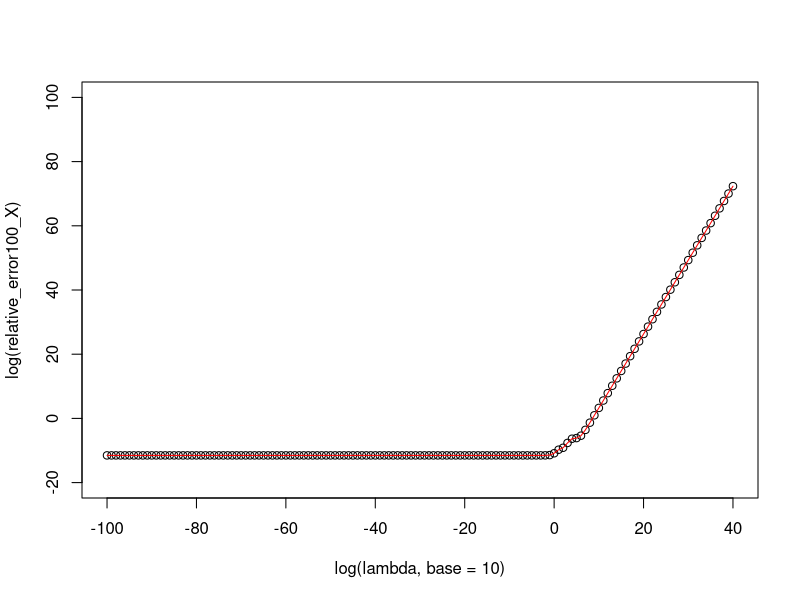
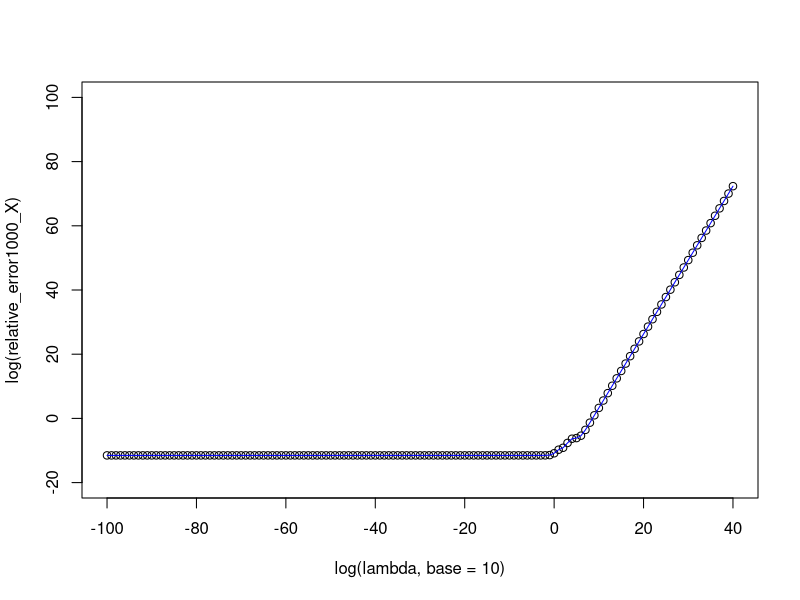
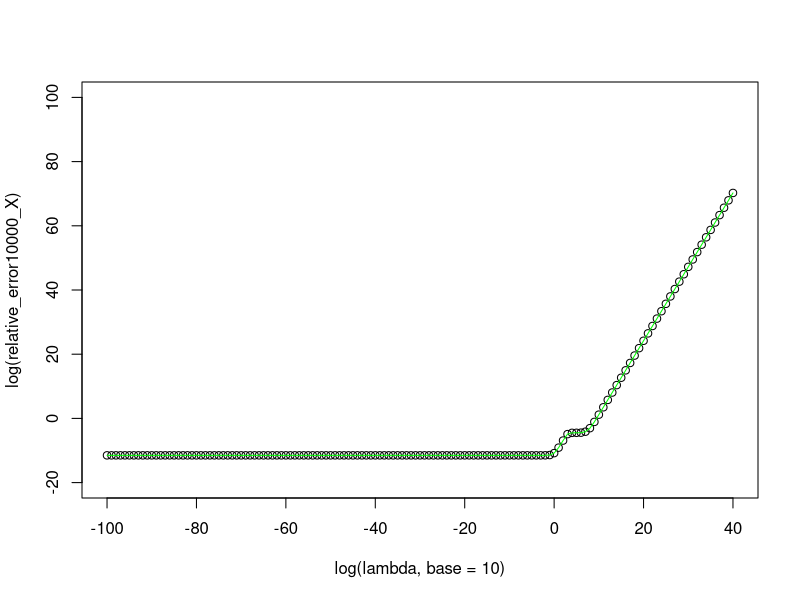
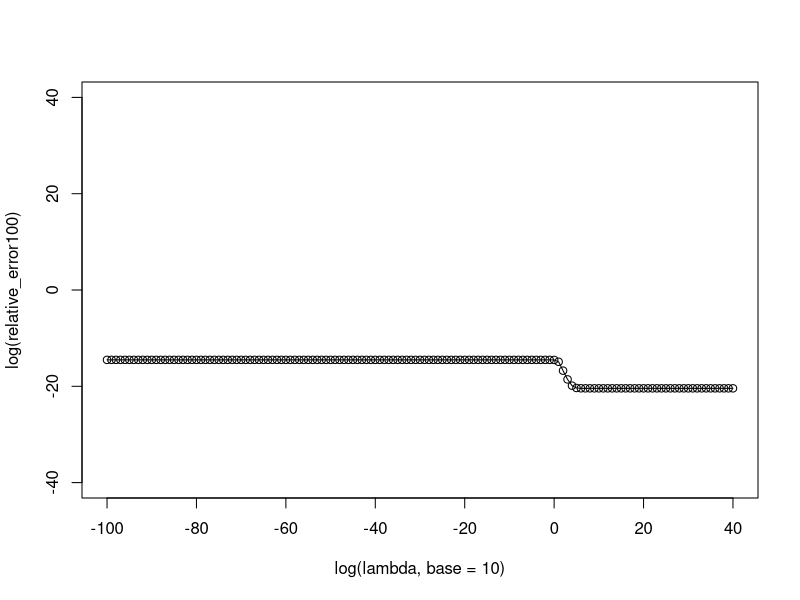
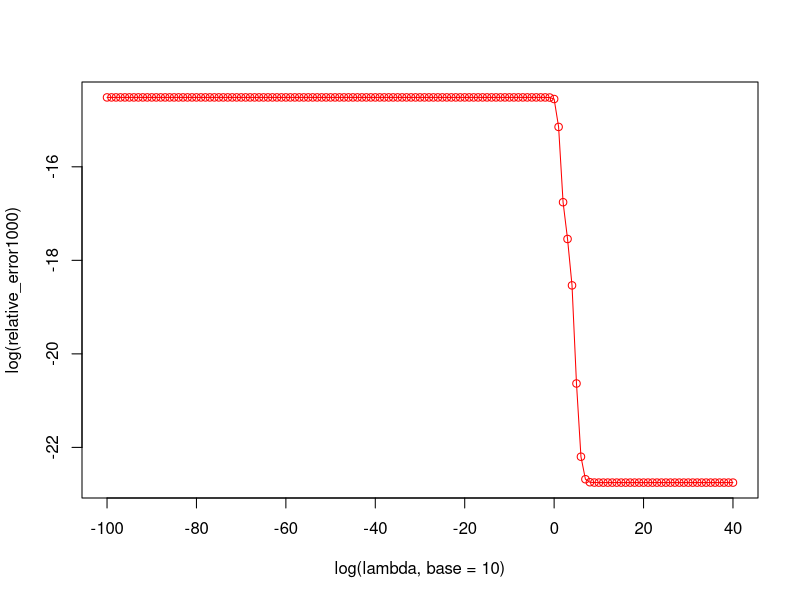
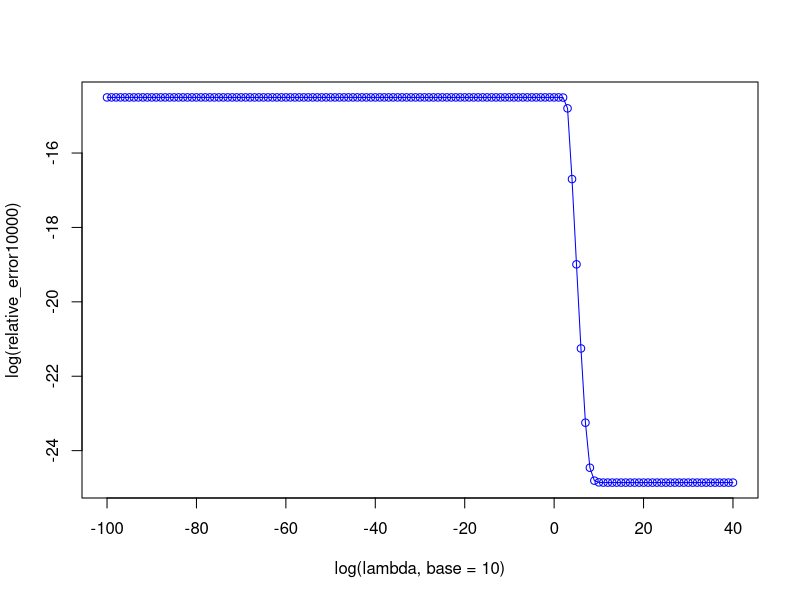

These charts were generated, in order, by the following R code:
## ---- chunk 1
ridge_regression <- function(y, X, lambda) {
  # check conformable
  if(length(y)!=nrow(X)) stop("not conformable");
  # check tuning parameter
  if(length(which(lambda<0))>0) stop("negative tuning parameter exists")
  
  p=ncol(X)
  length_lambda=length(lambda)
  result_beta=matrix(NA,nrow=p,ncol=length_lambda)
  for(i in 1:length_lambda)
   result_beta[,i]=solve(t(X)%*%X+lambda[i]*diag(1,p))%*%t(X)%*%y
  
  return(result_beta) # each col is the beta_est for a lambda
  }
## ---- chunk 2
n=5;diag_element=runif(n-2,min=1,max=100)
A100=diag(c(1,diag_element,100),n)
A100

n=5;diag_element=runif(n-2,min=1,max=1000)
A1000=diag(c(1,diag_element,1000),n)
A1000

n=5;diag_element=runif(n-2,min=1,max=10000)
A10000=diag(c(1,diag_element,10000),n)
A10000
## ---- chunk 3
y=matrix(runif(n,min=-100,max=100),nrow=n,ncol=1)
beta100=ridge_regression(y,A100,0)
beta1000=ridge_regression(y,A1000,0)
beta10000=ridge_regression(y,A10000,0)


y
beta100
beta1000
beta10000
## ---- chunk 4
delta_X=matrix(rep(0,25),nrow=5,ncol=5)
delta_X[1,1]=10^(-5)

#condition number is 100
new_A100=delta_X+A100
new_beta100=ridge_regression(y,new_A100,0)
beta100=ridge_regression(y,A100,0)

error_beta100_X=sqrt(sum((new_beta100-beta100)^2))
relative_error_beta100_X=error_beta100_X/sqrt(sum((beta100)^2))

#condition number is 1000
new_A1000=delta_X+A1000
new_beta1000=ridge_regression(y,new_A1000,0)
beta1000=ridge_regression(y,A1000,0)

error_beta1000_X=sqrt(sum((new_beta1000-beta1000)^2))
relative_error_beta1000_X=error_beta1000_X/sqrt(sum((beta1000)^2))

#condition number is 10000
new_A10000=delta_X+A10000
new_beta10000=ridge_regression(y,new_A10000,0)
beta10000=ridge_regression(y,A10000,0)

error_beta10000_X=sqrt(sum((new_beta10000-beta10000)^2))
relative_error_beta10000_X=error_beta10000_X/sqrt(sum((beta10000)^2))

#compare
relative_error=c(relative_error_beta100_X,relative_error_beta1000_X,relative_error_beta10000_X)
error_betaX=c(error_beta100_X,error_beta1000_X,error_beta10000_X)
which(relative_error==max(relative_error))

## ---- chunk 5
delta_y=c(10^(-5),rep(0,4))
new_y=delta_y+y

#condition number is 100
new_beta100_y=ridge_regression(new_y,A100,0)
beta100=ridge_regression(y,A100,0)

error_beta100_y=sqrt(sum((new_beta100_y-beta100)^2))
relative_error_beta100_y=error_beta100_y/sqrt(sum((beta100)^2))

#condition number is 1000
new_beta1000_y=ridge_regression(new_y,A1000,0)
beta1000=ridge_regression(y,A1000,0)

error_beta1000_y=sqrt(sum((new_beta1000_y-beta1000)^2))
relative_error_beta1000_y=error_beta1000_y/sqrt(sum((beta1000)^2))

#condition number is 10000
new_beta10000_y=ridge_regression(new_y,A10000,0)
beta10000=ridge_regression(y,A10000,0)

error_beta10000_y=sqrt(sum((new_beta10000_y-beta10000)^2))
relative_error_beta10000_y=error_beta10000_y/sqrt(sum((beta10000)^2))

#compare
error_beta_y=c(error_beta100_y,error_beta1000_y,error_beta10000_y)
relative_error_y=c(relative_error_beta100_y,relative_error_beta1000_y,relative_error_beta10000_y)
which(relative_error_y==max(relative_error_y))
## ---- chunk 6
small=max(norm(delta_X, type = "2")/norm(A100,type="2"),sqrt(sum(delta_y^2))/sqrt(sum(y^2)))
u=small*10000
bound=2*u/(1-u)
## ---- chunk 7
delta_X=matrix(rep(0,25),nrow=5,ncol=5)
delta_X[1,1]=10^(-5)

lambda=10^(seq(from=-100,to=40,by=1))
lambda_length=length(lambda)

# condition number is 100
error100_X=numeric(lambda_length)
relative_error100_X=numeric(lambda_length)

new_A100=delta_X+A100
for(i in 1:lambda_length){
  new_beta100=ridge_regression(y,new_A100,lambda[i])
  original_beta100=ridge_regression(y,new_A1000,lambda[i])
  error100_X[i]=sqrt(sum((new_beta100-original_beta100)^2))
  relative_error100_X[i]=error_beta100_X/sqrt(sum((original_beta100)^2))
}

# condition number is 1000
new_A1000=delta_X+A1000
error1000_X=numeric(lambda_length)
relative_error1000_X=numeric(lambda_length)

for(i in 1:lambda_length){
  new_beta1000=ridge_regression(y,new_A1000,lambda[i])
  solve(t(new_A1000)%*%new_A1000+lambda[i]*diag(1,nrow=5,ncol=5))%*%t(new_A1000)%*%y
  original_beta1000=solve(t(A1000)%*%A1000+lambda[i]*diag(1,nrow=5,ncol=5))%*%t(A1000)%*%y
  error1000_X[i]=sqrt(sum((new_beta1000-original_beta1000)^2))
  relative_error1000_X[i]=error_beta1000_X/sqrt(sum((original_beta1000)^2))
}


# condition number is 10000
new_A10000=delta_X+A10000
error10000_X=numeric(lambda_length)
relative_error10000_X=numeric(lambda_length)

for(i in 1:lambda_length){
  new_beta10000=solve(t(new_A10000)%*%new_A10000+lambda[i]*diag(1,nrow=5,ncol=5))%*%t(new_A10000)%*%y
  original_beta10000=solve(t(A10000)%*%A10000+lambda[i]*diag(1,nrow=5,ncol=5))%*%t(A10000)%*%y
  error10000_X[i]=sqrt(sum((new_beta10000-original_beta10000)^2))
  relative_error10000_X[i]=error_beta10000_X/sqrt(sum((original_beta10000)^2))
}



#plot
plot(x=log(lambda,base=10),y=log(relative_error100_X),ylim=c(-20,100))
lines(x=log(lambda,base=10),y=log(relative_error100_X),col="red")

plot(x=log(lambda,base=10),y=log(relative_error1000_X),ylim=c(-20,100))
lines(x=log(lambda,base=10),y=log(relative_error1000_X),col="blue")

plot(x=log(lambda,base=10),y=log(relative_error10000_X),ylim=c(-20,100))
lines(x=log(lambda,base=10),y=log(relative_error10000_X),col="green")

## ---- chunk 8
delta_y=c(10^(-5),rep(0,4))
new_y=delta_y+y

lambda=10^(seq(from=-100,to=40,by=1))
lambda_length=length(lambda)

# condition number is 100
error100=numeric(lambda_length)
relative_error100=numeric(lambda_length)
for(i in 1:lambda_length){
new_beta100_y=ridge_regression(new_y,A100,lambda[i])
original_beta100_y=ridge_regression(y,A100,lambda[i])
error100[i]=sqrt(sum((new_beta100_y-original_beta100_y)^2))
relative_error100[i]=error100[i]/sqrt(sum((original_beta100_y)^2))
}

plot(x=log(lambda,base=10),y=log(relative_error100),ylim=c(-40,40))
lines(x=log(lambda,base=10),y=log(relative_error100))


# condition number is 1000
error1000=numeric(lambda_length)
relative_error1000=numeric(lambda_length)
for(i in 1:lambda_length){
new_beta1000_y=ridge_regression(new_y,A1000,lambda[i])
original_beta1000_y=ridge_regression(y,A1000,lambda[i])
error1000[i]=sqrt(sum((new_beta1000_y-original_beta1000_y)^2))
relative_error1000[i]=error1000[i]/sqrt(sum((original_beta1000_y)^2))
}

plot(x=log(lambda,base = 10),y=log(relative_error1000),col="red")
lines(x=log(lambda,base=10),y=log(relative_error1000),col="red")

# condition number is 10000
error10000=numeric(lambda_length)
relative_error10000=numeric(lambda_length)
for(i in 1:lambda_length){
new_beta10000_y=ridge_regression(new_y,A10000,lambda[i])
original_beta10000_y=ridge_regression(y,A10000,lambda[i])
error10000[i]=sqrt(sum((new_beta10000_y-original_beta10000_y)^2))
relative_error10000[i]=error10000[i]/sqrt(sum((original_beta10000_y)^2))
}

plot(x=log(lambda,base=10),y=log(relative_error10000),col="blue")
lines(x=log(lambda,base=10),y=log(relative_error10000),col="blue")

